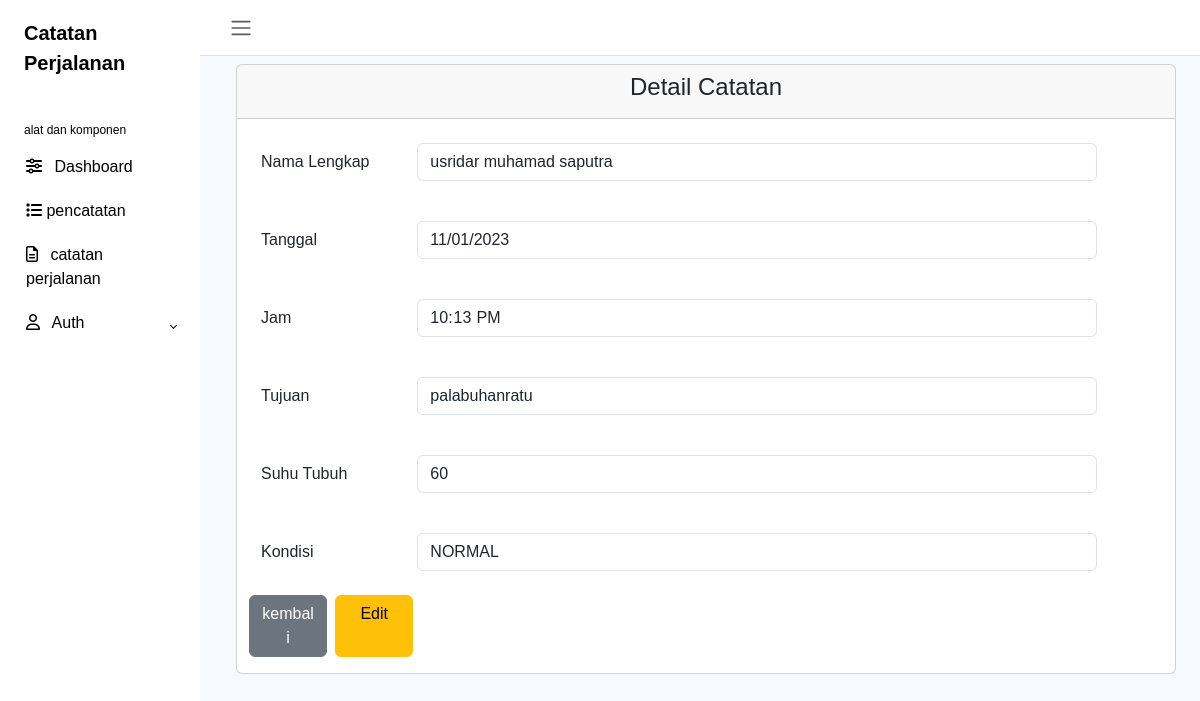
The app's page /users/index.php?page=detail&&id_catatan=52 (signed in) with its own data.
### tables this page shows
CREATE TABLE `catatan` (
  `id_catatan` int(10) NOT NULL,
  `nama_lengkap` varchar(255) NOT NULL,
  `tanggal` date NOT NULL,
  `jam` varchar(6) NOT NULL,
  `tujuan` varchar(50) NOT NULL,
  `suhu_tubuh` varchar(50) NOT NULL,
  `kondisi` enum('NORMAL','TIDAK NORMAL') NOT NULL,
  `id_user` int(10) NOT NULL
);

### users/catatan_perjalanan/detail.php (the view, shortened to what this page needs)
  <?php
  include '../inc/koneksi.php';
  if(isset($_GET['id_catatan'])){
      $id_catatan = $_GET['id_catatan'];
      $query = mysqli_query($koneksi, "SELECT * FROM catatan WHERE id_catatan='$id_catatan'");
      $data = mysqli_fetch_assoc($query);
  }
  ?>
<!DOCTYPE html>
<html lang="en">
<head>
</head>
<body>
  <div class="container ps-4">
    <div class="card mt-2 ">
      <div class="card-header text-center">
        <h4> Detail Catatan </h4>
      </div>
      <div class="mb-3 row mt-4 ps-4">
          <label for="nama_lengkap" class="col-sm-2 col-form-label">Nama Lengkap</label>
          <div class="col-sm-9">
            <input type="text" name="nama_lengkap" class="form-control" value="<?php echo $data['nama_lengkap']?>" readonly >
          </div>
        </div>
        <div class="mb-3 row mt-4 ps-4">
          <label for="tanggal" class="col-sm-2 col-form-label" >Tanggal  </label>
          <div class="col-sm-9">
            <input type="date" name="tanggal" class="form-control" value="<?php echo $data['tanggal']?>" readonly >
          </div>
        </div>
        <div class="mb-3 row mt-4 ps-4">
          <label for="jam" class="col-sm-2 col-form-label" >Jam</label>
          <div class="col-sm-9">
            <input type="time" name="jam" class="form-control" value="<?php echo $data['jam']?>" readonly >
          </div>
        </div>
        <div class="mb-3 row mt-4 ps-4">
          <label for="tujuan" class="col-sm-2 col-form-label" >Tujuan</label>
          <div class="col-sm-9">
            <input type="text" name="tujuan" class="form-control" value="<?php echo $data['tujuan']?>" readonly >
          </div>
        </div>
        <div class="mb-3 row mt-4 ps-4">
          <label for="suhu_tubuh" class="col-sm-2 col-form-label" >Suhu Tubuh</label>
          <div class="col-sm-9">
            <input type="text" name="suhu_tubuh" class="form-control" value="<?php echo $data['suhu_tubuh']?>" readonly >
          </div>
        </div>
        <div class="mb-3 row mt-4 ps-4">
          <label for="kondisi" class="col-sm-2 col-form-label"  >Kondisi</label>
          <div class="col-sm-9">
            <input type="text" name="kondisi" class="form-control"value="<?php echo $data['kondisi']?>" readonly>
          </div>
          <a href="?page=catatan_perjalanan" type="submit" class="col-sm-1 btn btn-secondary mt-4 me-2 ">kembali</a>
          <a href="?page=edit_catatan&&id_catatan=<?php echo $data ['id_catatan'];?>" type="submit" class="col-sm-1 btn btn-warning mt-4 ">Edit</a>
        </div>
    </div>
  </div>
  </div>
 </body>
</html>

### assets/css/style.userr.css (style rules this page uses)
body { font-family: 'poppins', sans-serif; margin: 0; background-color:ghostwhite; }
a { cursor: pointer; text-decoration: none; font-family: 'poppins', sans-serif; }

### records on screen
catatan: nama_lengkap "usridar muhamad saputra", tanggal "11/01/2023", jam "22:13", tujuan "palabuhanratu", suhu_tubuh "60"
